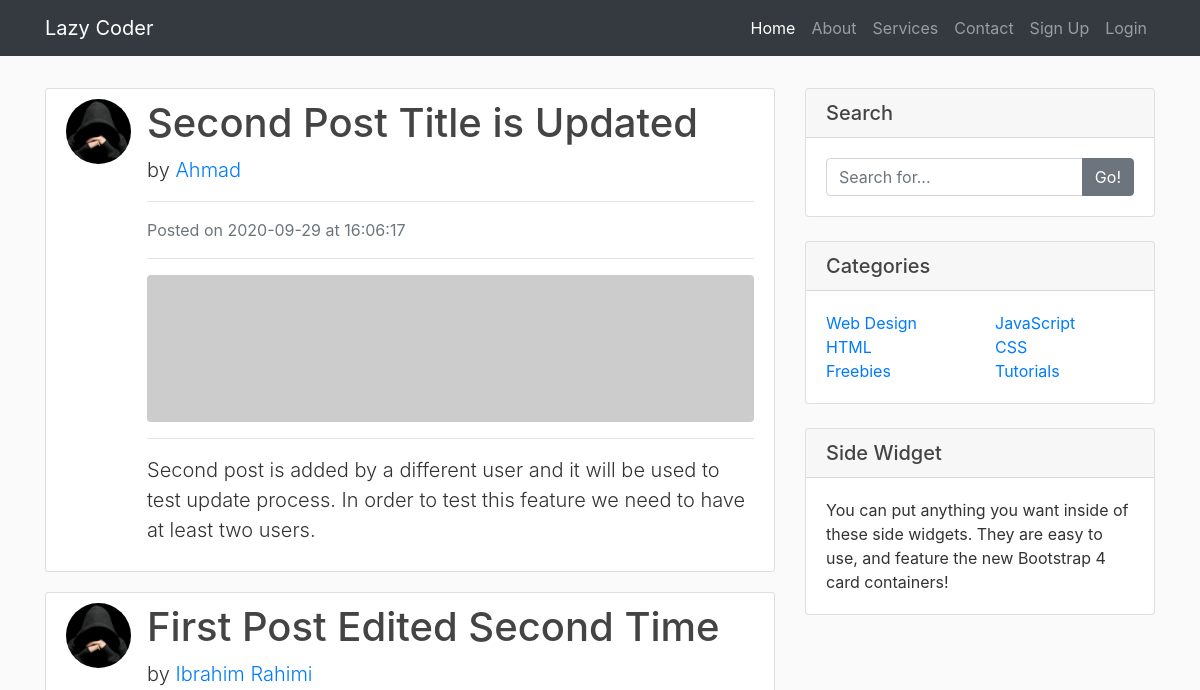
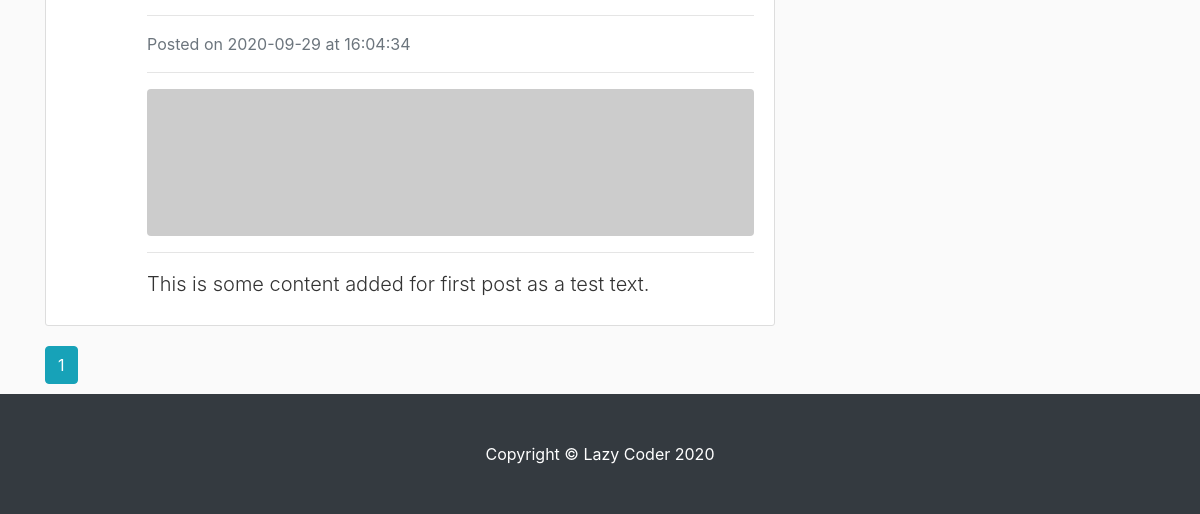
Page /home on the earlier database version (2 pictures, top to bottom).
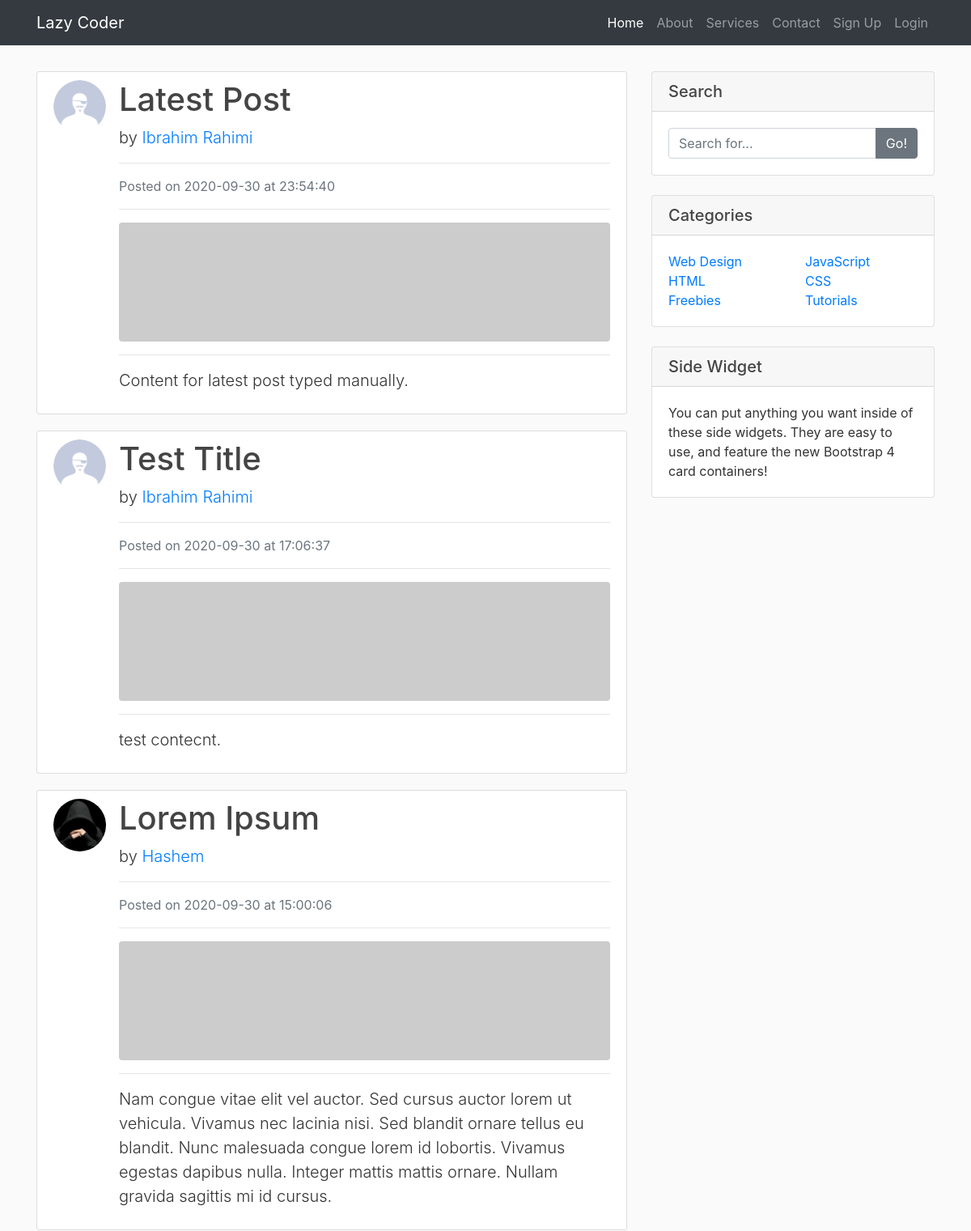
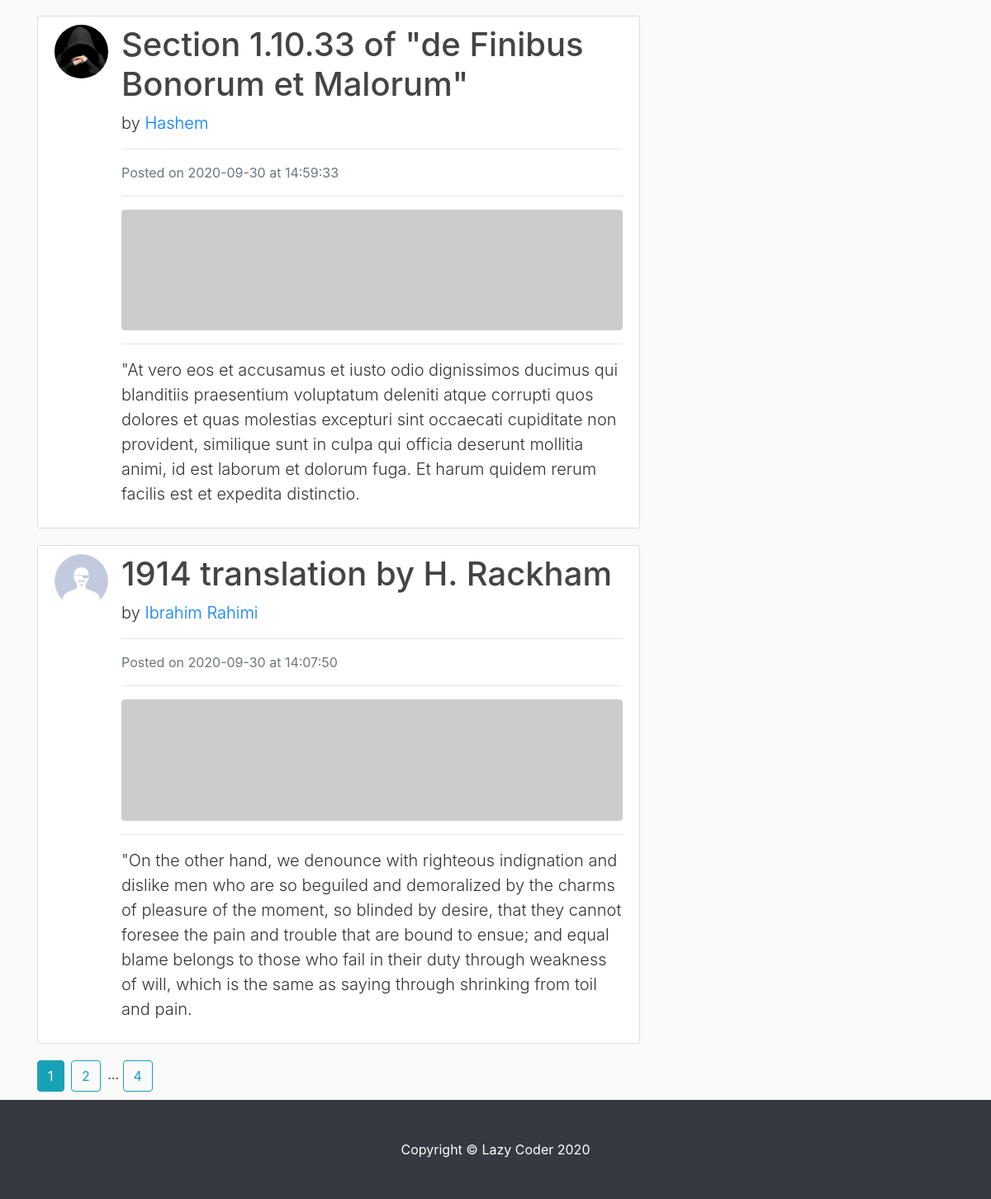
Same page on the later database version (2 pictures, top to bottom).
### blog/models.py (models this page shows, shortened)
class Post(db.Model):
    id = db.Column(db.Integer, primary_key=True)
    title = db.Column(db.String(100), nullable=True)
    date_posted = db.Column(db.DateTime, nullable=False, default=datetime.utcnow)
    content = db.Column(db.Text, nullable=False)
    user_id = db.Column(db.Integer, db.ForeignKey('user.id'), nullable=False)

class User(db.Model, UserMixin):
    id = db.Column(db.Integer, primary_key=True)
    username = db.Column(db.String(255), unique=True, nullable=False)
    email = db.Column(db.String(255), unique=True, nullable=False)
    image_file = db.Column(db.String(20), nullable=False, default='default.jpg')
    password = db.Column(db.String(60), nullable = False)
    posts = db.relationship('Post', backref='author', lazy=True)

### blog/routes.py (the view)
@app.route('/')
@app.route('/home')
def home():
    page = request.args.get('page', 1, type=int)
    posts = Post.query.order_by(Post.date_posted.desc()).paginate(page=page, per_page=5)
    return render_template('home.html', posts=posts)

### blog/templates/home.html
{% extends "layout.html" %}
{% block content %}
    {% for post in posts.items %}
        <div class="media content-section">
            <img class="rounded-circle article-img" src="{{ url_for('static', filename='profiles/' + post.author.image_file) }}" alt="">
            <div class="media-body">
                <h1>
                    <a href="{{ url_for('post', post_id=post.id) }}" class="article-title">
                        {{ post.title }}
                    </a>
                </h1>
                <p class="lead">
                    by <a href="#">{{ post.author.username }}</a>
                </p>
                <hr>
                <p class="text-muted">Posted on {{ post.date_posted.strftime('%Y-%m-%d') }} at {{ post.date_posted.strftime('%H:%M:%S') }}</p>
                <hr>
                <img class="img-fluid rounded" src="http://placehold.it/620x150" alt="">
                <hr>
                <p class="lead">{{ post.content }}</p>
            </div>
        </div>
    {% endfor %}
    {% for page_num in posts.iter_pages(left_edge=1, right_edge=1, left_current=1, right_current=2) %}
        {% if page_num %}
            {% if posts.page == page_num %}
                <a href="{{ url_for('home', page=page_num) }}" class="btn btn-info mr-1">{{ page_num }}</a>
            {% else %}
                <a href="{{ url_for('home', page=page_num) }}" class="btn btn-outline-info mr-1">{{ page_num }}</a>
            {% endif %}
        {% else %}
            ...
        {% endif %}
    {% endfor %}
{% endblock content %}
{% block sidebar %}
    <div class="card my-2">
        <h5 class="card-header">Search</h5>
        <div class="card-body">
            <div class="input-group">
                <input type="text" class="form-control" placeholder="Search for...">
                <span class="input-group-append">
                <button class="btn btn-secondary" type="button">Go!</button>
                </span>
            </div>
        </div>
    </div>
    <div class="card my-4">
        <h5 class="card-header">Categories</h5>
        <div class="card-body">
            <div class="row">
                <div class="col-lg-6">
                    <ul class="list-unstyled mb-0">
                        <li>
                            <a href="#">Web Design</a>
                        </li>
                        <li>
                            <a href="#">HTML</a>
                        </li>
                        <li>
                            <a href="#">Freebies</a>
                        </li>
                    </ul>
                </div>
                <div class="col-lg-6">
                    <ul class="list-unstyled mb-0">
                        <li>
                            <a href="#">JavaScript</a>
                        </li>
                        <li>
                            <a href="#">CSS</a>
                        </li>
                        <li>
                            <a href="#">Tutorials</a>
                        </li>
                    </ul>
                </div>
            </div>
        </div>
    </div>
    <div class="card my-4">
        <h5 class="card-header">Side Widget</h5>
        <div class="card-body">
            You can put anything you want inside of these side widgets. They are easy to use, and feature the new Bootstrap 4 card containers!
        </div>
    </div>
{% endblock sidebar %}

### blog/templates/layout.html (shortened to what this page needs)
<!DOCTYPE html>
<html lang="en">
<head>
    <link rel="stylesheet" href="https://stackpath.bootstrapcdn.com/bootstrap/4.3.1/css/bootstrap.min.css">
    <link rel="stylesheet" type="text/css" href="{{ url_for('static', filename='main.css') }}">
</head>
<body>
    <nav class="navbar navbar-expand-lg navbar-dark bg-dark fixed-top">
        <div class="container">
            <a class="navbar-brand" href="{{ url_for('home') }}">Lazy Coder</a>
            <div class="collapse navbar-collapse" id="navbarResponsive">
                <ul class="navbar-nav ml-auto">
                    <li class="nav-item active">
                        <a class="nav-link" href="{{ url_for('home') }}">Home
                        </a>
                    </li>
                    <li class="nav-item">
                        <a class="nav-link" href="{{ url_for('about') }}">About</a>
                    </li>
                    <li class="nav-item">
                        <a class="nav-link" href="{{ url_for('service') }}">Services</a>
                    </li>
                    <li class="nav-item">
                        <a class="nav-link" href="{{ url_for('contact') }}">Contact</a>
                    </li>
                    {% if current_user.is_authenticated %}
                        <li class="nav-item">
                            <a class="nav-link" href="{{ url_for('create_post') }}">Add Post</a>
                        </li>
                        <li class="nav-item"><li class="nav-item">
                            <a class="nav-link" href="{{ url_for('account') }}">Account</a>
                        </li>
                            <a class="nav-link" href="{{ url_for('logout') }}">Logout</a>
                        </li>
                    {% else %}
                        <li class="nav-item">
                            <a class="nav-link" href="{{ url_for('signup') }}">Sign Up</a>
                        </li>
                        <li class="nav-item">
                            <a class="nav-link" href="{{ url_for('login') }}">Login</a>
                        </li>
                    {% endif %}
                </ul>
            </div>
        </div>
    </nav>
    <div class="container">
        <div class="row">
            <div class="col-lg-8 mt-2" style="margin-bottom: 130px;">
                {% block content %} {% endblock content %}
            </div>
            <div class="col-md-4">
                {% block sidebar %} {% endblock sidebar %}
            </div>
        </div>
    </div>
    <footer class="py-5 bg-dark">
        <div class="container">
            <p class="m-0 text-center text-white">Copyright &copy; Lazy Coder 2020</p>
        </div>
    </footer>
</body>
</html>

### blog/static/main.css (style rules this page uses)
body { background: #fafafa; color: #333333; margin-top: 5rem; }
h1, h2, h3, h4, h5, h6 { color: #444444; }
.content-section { background: #ffffff; padding: 10px 20px; border: 1px solid #dddddd; border-radius: 3px; margin-bottom: 20px; }
.article-title { color: #444444; }
.article-img { height: 65px; width: 65px; margin-right: 16px; }
footer { position: fixed; left: 0; bottom: 0; width: 100%; }

Differences in the rows shown:
no longer on this page (row unchanged): Post: image_file (placeholder picture), title "Second Post Title is Updated", author.username "Ahmad", date_posted "2020-09-29", date_posted "16:06:17", content "Second post is added by a different user and it will be used to test update process. In order to test this feature we need to have at least two users."
no longer on this page (row unchanged): Post: image_file (placeholder picture), title "First Post Edited Second Time", author.username "Ibrahim Rahimi", date_posted "2020-09-29", date_posted "16:04:34", content "This is some content added for first post as a test text."
added Post: image_file (picture), title "Latest Post", author.username "Ibrahim Rahimi", date_posted "2020-09-30", date_posted "23:54:40", content "Content for latest post typed manually."
added Post: image_file (picture), title "Test Title", author.username "Ibrahim Rahimi", date_posted "2020-09-30", date_posted "17:06:37", content "test contecnt."
added Post: image_file (placeholder picture), title "Lorem Ipsum", author.username "Hashem", date_posted "2020-09-30", date_posted "15:00:06", content "Nam congue vitae elit vel auctor. Sed cursus auctor lorem ut vehicula. Vivamus nec lacinia nisi. Sed blandit ornare tellus eu blandit. Nunc malesuada congue lorem id lobortis. Vivamus egestas dapibus nulla. Integer mattis mattis ornare. Nullam gravida sagittis mi id cursus."
added Post: image_file (placeholder picture), title "Section 1.10.33 of \"de Finibus Bonorum et Malorum\"", author.username "Hashem", date_posted "2020-09-30", date_posted "14:59:33", content "\"At vero eos et accusamus et iusto odio dignissimos ducimus qui blanditiis praesentium voluptatum deleniti atque corrupti quos dolores et quas molestias excepturi sint occaecati cupiditate non provident, similique sunt in culpa qui officia deserunt mollitia animi, id est laborum et dolorum fuga. Et harum quidem rerum facilis est et expedita distinctio."
added Post: image_file (picture), title "1914 translation by H. Rackham", author.username "Ibrahim Rahimi", date_posted "2020-09-30", date_posted "14:07:50", content "\"On the other hand, we denounce with righteous indignation and dislike men who are so beguiled and demoralized by the charms of pleasure of the moment, so blinded by desire, that they cannot foresee the pain and trouble that are bound to ensue; and equal blame belongs to those who fail in their duty through weakness of will, which is the same as saying through shrinking from toil and pain."
Other differences:
new list line: "2"
new list line: "4"
